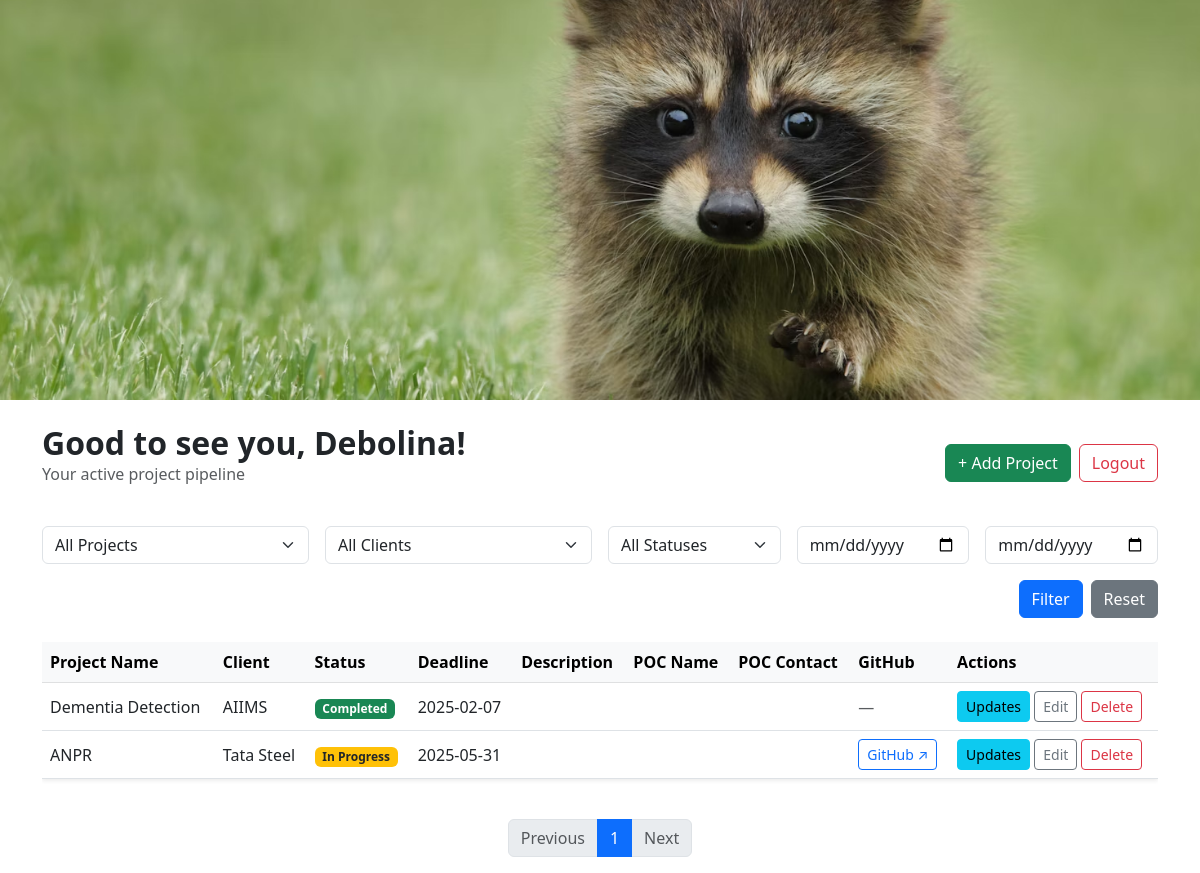
The page /dashboard (signed in) on the database its author committed.
### models.py (models this page shows)
class User(db.Model, UserMixin):
    id = db.Column(db.Integer, primary_key=True)
    email = db.Column(db.String(150), unique=True, nullable=False)
    password = db.Column(db.String(256), nullable=False)
    name = db.Column(db.String(256), nullable=False)
    banner_image = db.Column(db.String(100), nullable=True)  # store image filename or URL

class Project(db.Model):
    id = db.Column(db.Integer, primary_key=True)
    name = db.Column(db.String(150), nullable=False)
    client = db.Column(db.String(100))
    status = db.Column(db.String(50), default='Not Started')
    deadline = db.Column(db.Date)
    description = db.Column(db.Text)
    poc_name = db.Column(db.String(100))
    poc_email = db.Column(db.String(100))
    poc_number = db.Column(db.String(100))
    poc_role = db.Column(db.String(100))
    github_link = db.Column(db.String(255))
    created_at = db.Column(db.DateTime, default=datetime.utcnow)
    user_id = db.Column(db.Integer, db.ForeignKey('user.id'), nullable=False)

### app.py (the view)
@app.route('/dashboard')
@login_required
def dashboard():
    user = current_user
    greeting = random.choice(welcome_phrases).format(user.name)
    page = request.args.get('page', 1, type=int)
    query = Project.query.filter_by(user_id=user.id)
    all_projects = Project.query.filter_by(user_id=user.id).all()
    unique_project_names = sorted(set(p.name for p in all_projects))
    unique_clients = sorted(set(p.client for p in all_projects))
    statuses = sorted(set(p.status for p in all_projects))
    if name := request.args.get('project_name'):
        query = query.filter(Project.name == name)
    if client := request.args.get('client'):
        query = query.filter(Project.client == client)
    status = request.args.get('status')
    if status:
        query = query.filter(Project.status == status)
    if deadline_from := request.args.get('deadline_from'):
        query = query.filter(Project.deadline >= deadline_from)
    if deadline_to := request.args.get('deadline_to'):
        query = query.filter(Project.deadline <= deadline_to)
    projects = query.order_by(Project.deadline.asc()).paginate(page=page, per_page=10)
    return render_template(
        'dashboard.html',
        name=user.name,
        greeting=greeting,
        projects=projects,
        unique_project_names=unique_project_names,
        unique_clients=unique_clients,
        statuses=statuses,
        selected_status=status if status else ""
    )

### app.py (called while the page is built)
@login_manager.user_loader
def load_user(user_id):
	return User.query.get(int(user_id))

### templates/dashboard.html (shortened to what this page needs)
{% extends "layout.html" %}
{% block content %}
<div class="d-flex justify-content-between align-items-center mb-4">
  <div>
    <h2 class="fw-bold mb-0">{{ greeting }}</h2>
    <p class="text-muted">Your active project pipeline</p>
  </div>
  <div class="d-flex flex-column flex-sm-row gap-2">
    <a href="{{ url_for('add_project') }}" class="btn btn-success">+ Add Project</a>
    <a href="{{ url_for('logout') }}" class="btn btn-outline-danger">Logout</a>
  </div>
</div>
<form method="get" class="row g-3 mb-4" role="search" aria-label="Project filters">
  <div class="col-md-3">
    <select name="project_name" id="project_name" class="form-select">
      <option value="">All Projects</option>
    </select>
  </div>
  <div class="col-md-3">
    <select name="client" id="client" class="form-select">
      <option value="">All Clients</option>
    </select>
  </div>
  <div class="col-md-2">
    <select name="status" id="status" class="form-select">
      <option value="">All Statuses</option>
    </select>
  </div>
  <div class="col-md-2">
    <input type="date" id="deadline_from" name="deadline_from" class="form-control" value="{{ request.args.get('deadline_from', '') }}">
  </div>
  <div class="col-md-2">
    <input type="date" id="deadline_to" name="deadline_to" class="form-control" value="{{ request.args.get('deadline_to', '') }}">
  </div>
  <div class="col-12 d-flex justify-content-end gap-2">
    <button type="submit" class="btn btn-primary">Filter</button>
    <a href="{{ url_for('dashboard') }}" class="btn btn-secondary">Reset</a>
  </div>
</form>
{% if projects and projects.items %}
<div class="table-responsive">
  <table class="table table-hover align-middle shadow-sm">
    <thead class="table-light">
      <tr>
        <th scope="col">Project Name</th>
        <th scope="col">Client</th>
        <th scope="col">Status</th>
        <th scope="col">Deadline</th>
        <th scope="col">Description</th>
        <th scope="col">POC Name</th>
        <th scope="col">POC Contact</th>
        <th scope="col">GitHub</th>
        <th scope="col">Actions</th>
      </tr>
    </thead>
    <tbody>
      {% for project in projects.items %}
      <tr>
        <td>{{ project.name }}</td>
        <td>{{ project.client }}</td>
        <td>
          <span class="badge
            {% if project.status == 'Completed' %}bg-success
            {% elif project.status == 'In Progress' %}bg-warning text-dark
            {% else %}bg-secondary
            {% endif %}">
            {{ project.status or 'Unknown' }}
          </span>
        </td>
        <td>{{ project.deadline.strftime('%Y-%m-%d') if project.deadline else '—' }}</td>
        <td>{{ project.description }}</td>
        <td>{{ project.poc_name }}</td>
        <td>{{ project.poc_email }}</td>
        <td>
          {% if project.github_link %}
            <a href="{{ project.github_link }}" target="_blank" rel="noopener noreferrer" class="btn btn-sm btn-outline-primary">GitHub ↗</a>
          {% else %}
            <span class="text-muted">—</span>
          {% endif %}
        </td>
        <td class="text-nowrap">
          <a href="{{ url_for('project_updates', project_id=project.id) }}" class="btn btn-sm btn-info">Updates</a>
          <a href="{{ url_for('edit_project', project_id=project.id) }}" class="btn btn-sm btn-outline-secondary">Edit</a>
          <a href="{{ url_for('delete_project', project_id=project.id) }}" class="btn btn-sm btn-outline-danger" onclick="return confirm('Are you sure you want to delete this project?');">Delete</a>
        </td>
      </tr>
      {% endfor %}
    </tbody>
  </table>
</div>
<nav aria-label="Project pagination" class="mt-4">
  <ul class="pagination justify-content-center">
    {% if projects.has_prev %}
      <li class="page-item">
        <a class="page-link" href="{{ url_for('dashboard', page=projects.prev_num, **request.args.to_dict()) }}" aria-label="Previous page">Previous</a>
      </li>
    {% else %}
      <li class="page-item disabled"><span class="page-link">Previous</span></li>
    {% endif %}
    <li class="page-item active" aria-current="page"><span class="page-link">{{ projects.page }}</span></li>
    {% if projects.has_next %}
      <li class="page-item">
        <a class="page-link" href="{{ url_for('dashboard', page=projects.next_num, **request.args.to_dict()) }}" aria-label="Next page">Next</a>
      </li>
    {% else %}
      <li class="page-item disabled"><span class="page-link">Next</span></li>
    {% endif %}
  </ul>
</nav>
{% else %}
<div class="alert alert-info text-center" role="alert">
  You haven’t added any projects yet. Click “Add Project” to get started!
</div>
{% endif %}
{% endblock %}

### templates/layout.html (shortened to what this page needs)
<!doctype html>
<html lang="en">
<head>
  <link rel="stylesheet" href="https://cdn.jsdelivr.net/npm/bootstrap@5.3.0/dist/css/bootstrap.min.css">
</head>
<body>
  {% if current_user.is_authenticated and current_user.banner_image %}
    <div style="height: 400px; overflow: hidden;">
      <img src="{{ url_for('static', filename='banners/' ~ current_user.banner_image) }}"
           class="w-100" style="object-fit: cover; height: 400px;" alt="Banner">
    </div>
  {% endif %}
  <div class="container mt-4">
    {% block content %}{% endblock %}
  </div>
</body>
</html>

### rows shown on the page
User: banner_image (picture)
Project: name "Dementia Detection", client "AIIMS", status "Completed", deadline "2025-02-07"
Project: name "ANPR", client "Tata Steel", status "In Progress", deadline "2025-05-31"

### other values the page prints
{{ projects.page }} "1"
